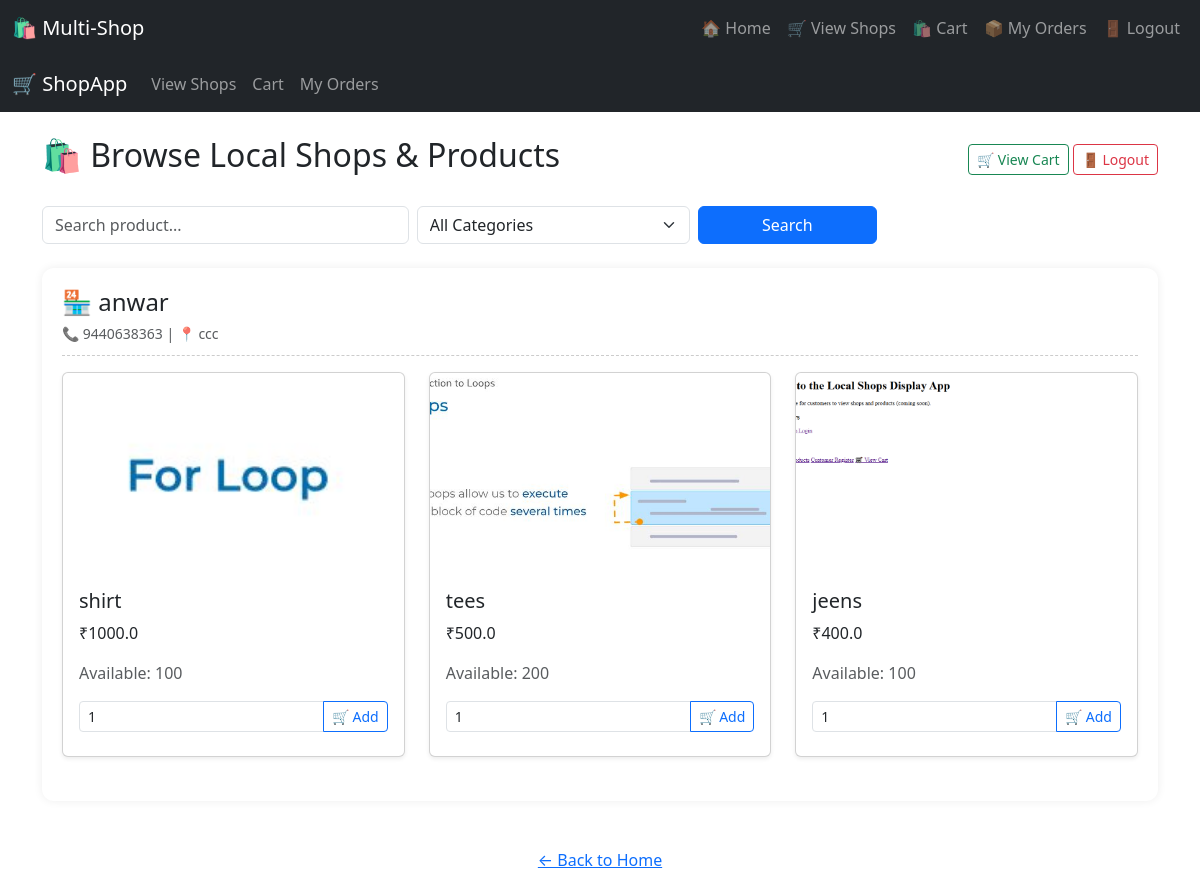
The page /shops on the database its author committed.
### tables this page shows
CREATE TABLE shops (
            id INTEGER PRIMARY KEY AUTOINCREMENT,
            name TEXT NOT NULL,
            shop_type TEXT NOT NULL,
            username TEXT UNIQUE NOT NULL,
            password TEXT NOT NULL,
            contact TEXT,
            address TEXT
        , logo TEXT);

CREATE TABLE products (
            id INTEGER PRIMARY KEY AUTOINCREMENT,
            shop_id INTEGER,
            name TEXT NOT NULL,
            price REAL,
            offer TEXT,
            quantity INTEGER,
            image TEXT,
            FOREIGN KEY (shop_id) REFERENCES shops(id)
        );

### app.py (the view)
@app.route('/shops', methods=['GET', 'POST'])
def view_shops():
    search = request.args.get('search', '').lower()
    shop_type_filter = request.args.get('shop_type', '')
    conn = sqlite3.connect('db.sqlite3')
    c = conn.cursor()
    c.execute('SELECT * FROM shops')
    shops_data = c.fetchall()
    shops = []
    for shop in shops_data:
        shop_dict = {
            'id': shop[0],
            'name': shop[1],
            'shop_type': shop[2],
            'contact': shop[5],
            'address': shop[6],
            'products': []
        }
        if shop_type_filter and shop_dict['shop_type'].lower() != shop_type_filter.lower():
            continue
        c.execute('SELECT * FROM products WHERE shop_id = ?', (shop[0],))
        products = c.fetchall()
        if search:
            products = [p for p in products if search in p[2].lower()]  # p[2] is product name
        if products:
            shop_dict['products'] = products
            shops.append(shop_dict)
    conn.close()
    return render_template('view_shops.html', shops=shops, search=search, shop_type_filter=shop_type_filter)

### templates/view_shops.html (shortened to what this page needs)
<!DOCTYPE html>
<html>
<head>
    <link rel="stylesheet" href="https://cdn.jsdelivr.net/npm/bootstrap@5.3.0/dist/css/bootstrap.min.css">
</head>
<body>
{% include 'navbar.html' %}
<nav class="navbar navbar-expand-lg navbar-dark bg-dark">
  <div class="container-fluid">
    <a class="navbar-brand" href="{{ url_for('index') }}">🛒 ShopApp</a>
    <div class="collapse navbar-collapse">
      <ul class="navbar-nav me-auto">
        <li class="nav-item"><a class="nav-link" href="{{ url_for('view_shops') }}">View Shops</a></li>
        <li class="nav-item"><a class="nav-link" href="{{ url_for('view_cart') }}">Cart</a></li>
        <li class="nav-item"><a class="nav-link" href="{{ url_for('customer_orders') }}">My Orders</a></li>
      </ul>
    </div>
  </div>
</nav>
<div class="container mt-4">
    <div class="d-flex justify-content-between align-items-center mb-4">
        <h2>🛍️ Browse Local Shops & Products</h2>
        <div>
            <a href="{{ url_for('view_cart') }}" class="btn btn-outline-success btn-sm">🛒 View Cart</a>
            <a href="{{ url_for('customer_logout') }}" class="btn btn-outline-danger btn-sm">🚪 Logout</a>
        </div>
    </div>
    <form method="GET" class="row g-2 mb-4" action="{{ url_for('view_shops') }}">
        <div class="col-md-4">
            <input type="text" name="search" class="form-control" placeholder="Search product..." value="{{ search }}">
        </div>
        <div class="col-md-3">
            <select name="shop_type" class="form-select">
                <option value="">All Categories</option>
            </select>
        </div>
        <div class="col-md-2">
            <button type="submit" class="btn btn-primary w-100">Search</button>
        </div>
    </form>
    {% if shops %}
        {% for shop in shops %}
            <div class="shop-card">
                <div class="shop-info d-flex align-items-center justify-content-between">
                    <div>
                        <h4 class="mb-1">🏪 {{ shop.name }}</h4>
                        <small class="text-muted">
                            📞 {{ shop.contact or 'No contact' }} | 📍 {{ shop.address or 'No address' }}
                        </small>
                    </div>
                </div>
                <div class="row mt-3">
                    {% for product in shop.products %}
                        <div class="col-md-4 mb-4">
                            <div class="card h-100 shadow-sm">
                                {% if product[6] %}
                                    <img src="{{ url_for('static', filename='uploads/' ~ product[6]) }}" class="card-img-top product-img" alt="{{ product[2] }}">
                                {% else %}
                                    <div class="card-img-top d-flex align-items-center justify-content-center bg-light text-muted" style="height:200px;">No Image</div>
                                {% endif %}
                                <div class="card-body">
                                    <h5 class="card-title">{{ product[2] }}</h5>
                                    <p class="card-text">₹{{ product[3] }}</p>
                                    <p class="text-muted">Available: {{ product[5] }}</p>
                                    <form method="POST" action="{{ url_for('add_to_cart', product_id=product[0]) }}">
                                        <div class="input-group mb-2">
                                            <input type="number" name="quantity" min="1" max="{{ product[5] }}" value="1" class="form-control form-control-sm" required>
                                            <button type="submit" class="btn btn-sm btn-outline-primary">🛒 Add</button>
                                        </div>
                                    </form>
                                </div>
                            </div>
                        </div>
                    {% endfor %}
                </div>
            </div>
        {% endfor %}
    {% else %}
        <div class="alert alert-warning text-center">No shops or products found.</div>
    {% endif %}
    <div class="text-center mt-4">
        <a href="{{ url_for('index') }}" class="btn btn-link">← Back to Home</a>
    </div>
</div>
</body>
</html>

### templates/navbar.html (shortened to what this page needs)
<nav class="navbar navbar-expand-lg navbar-dark bg-dark">
  <div class="container-fluid">
    <a class="navbar-brand" href="/">🛍️ Multi-Shop</a>
    <div class="collapse navbar-collapse" id="navbarNav">
      <ul class="navbar-nav ms-auto">
        <li class="nav-item">
          <a class="nav-link" href="/">🏠 Home</a>
        </li>
        <li class="nav-item">
          <a class="nav-link" href="/shops">🛒 View Shops</a>
        </li>
        <li class="nav-item">
          <a class="nav-link" href="/cart">🛍️ Cart</a>
        </li>
        <li class="nav-item">
          <a class="nav-link" href="/orders">📦 My Orders</a>
        </li>
        <li class="nav-item">
          <a class="nav-link" href="/customer/logout">🚪 Logout</a>
        </li>
      </ul>
    </div>
  </div>
</nav>

### templates/view_shops.html (style rules this page uses)
.shop-card { background: #ffffff; border-radius: 12px; padding: 20px; margin-bottom: 40px; box-shadow: 0 0 10px rgba(0,0,0,0.07); }
.product-img { height: 200px; object-fit: cover; border-top-left-radius: 10px; border-top-right-radius: 10px; }
.shop-info { margin-bottom: 10px; padding-bottom: 10px; border-bottom: 1px dashed #ccc; }

### rows shown on the page
shops: name "anwar", contact "9440638363", address "ccc"
products: image (picture), name "shirt", price "1000.0", quantity "100"
products: image (picture), name "tees", price "500.0", quantity "200"
products: image (picture), name "jeens", price "400.0", quantity "100"
